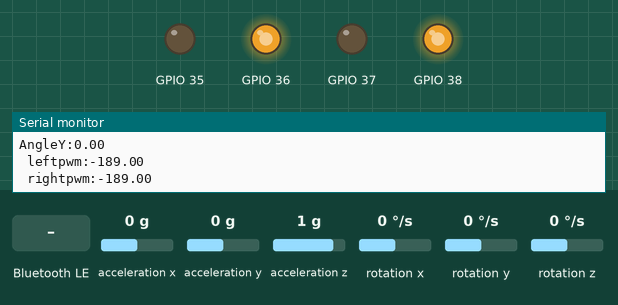
This sketch was run on a simulated ESP32-S3. Shown: output pins drawn as LEDs (lit = HIGH), the last lines printed to the serial monitor. Inputs (shaded band) come from the test bench; at power-on: acceleration x 0 g, rotation y 0 °/s, acceleration y 0 g, acceleration z 1 g, rotation x 0 °/s, rotation z 0 °/s. Nothing arrives over Bluetooth unless stated; a phone connects over Bluetooth LE 3 s after start.

Above: at 9.25 s.
9.3 s: acceleration x set to -0.8 g
At 9.8 s:
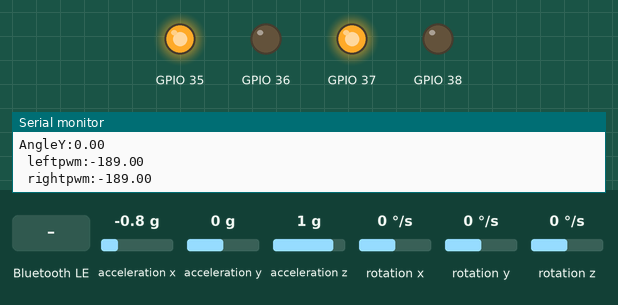
10.8 s: acceleration x set to 0 g
At 11.25 s:
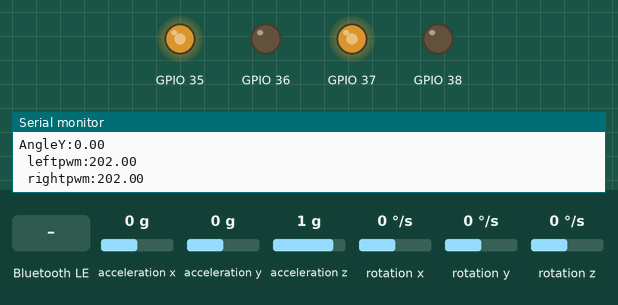
13.8 s: rotation y set to 100 °/s
15.4 s: Bluetooth LE write "u" received
At 16.3 s:
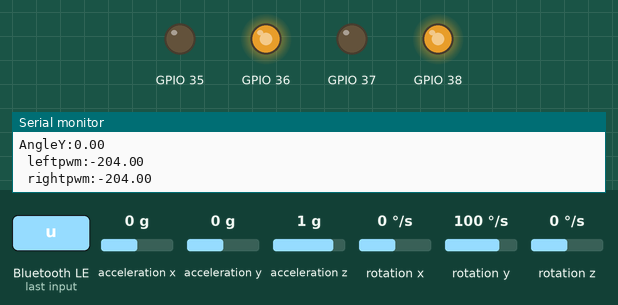
16.9 s: Bluetooth LE write "0" received
At 17.4 s:
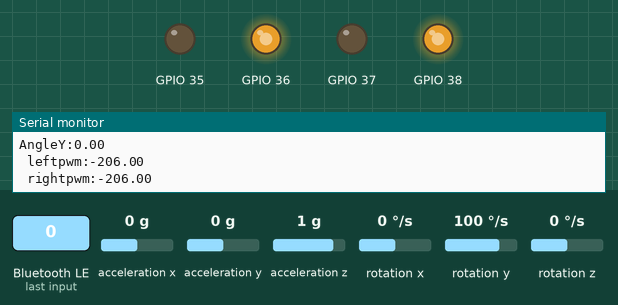
Timing chart, 0 to 19.4 s (numbered marks = the images above; inputs shaded):
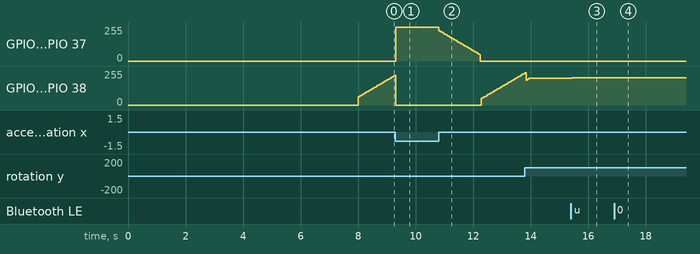

The sketch:

final.ino
```cpp
#include <MPU6050_tockn.h>
#include <Wire.h>
#include <Arduino.h>
#include <NimBLEDevice.h>
#include "blueuart.h"

#include "config.h"
#include "MotorDriver.h"
#include "Imureader.h"
#include "BalanceController.h"
#include "Turncontroller.h"
#include "commandcontrol.h"

static MotorDriver motor(IN1, IN2, IN3, IN4, left_motor_offset, right_motor_offset);
static Imureader mpu;
static BalanceController balancer;
static Turncontroller turner;
static commandcontrol commander(balancer, turner, mpu);

void debug_serial(){
  static unsigned long t = 0;
  if (millis() - t <= 1000) return;
  t = millis();

  Serial.print("AngleY:");
  Serial.println(mpu.getAngleY());
  Serial.print(" leftpwm:");
  Serial.println(motor.lastLeft());
  Serial.print(" rightpwm:");
  Serial.println(motor.lastRight());
}

void setup(){
    Serial.begin(115200);
    delay(5000);
    BleUart::begin("ESP32S3-BLE");
    motor.begin();
    mpu.begin(SDA_PIN, SCL_PIN);
    balancer.setKeepAngle(1.2);
}

void loop(){
    commander.getandhandleonechar(); // read instructions from bluetooth
    mpu.update();
    float vertical_pwm = balancer.computeverticalPWM(mpu.getAngleY(), mpu.getGyroY());
    float turn_pwm = turner.computeTurnPWM(mpu.getGyroZ());

    if (balancer.Bias() > 45 || balancer.Bias() < -45) {// fall down
        motor.combinedcontrol(0, 0);
        balancer.resetIntegrate();
    } else {
        motor.combinedcontrol(vertical_pwm, turn_pwm);
    }
    debug_serial();
}
```

BalanceController.cpp
```cpp
#include "BalanceController.h"

void BalanceController::setKeepAngle(float angle) {
    keep_angle_ = angle;
}

float BalanceController::KeepAngle() const {
    return keep_angle_;
}

float BalanceController::computeverticalPWM(float angley, float gyro_y) {
    bias_ = angley - keep_angle_;
    integrate_ += bias_;
    integrate_ = constrain(integrate_, -1000, 1000);
    output_ = Kp * bias_ + Ki * integrate_ + Kd * gyro_y;
    return output_;
}

float BalanceController::Bias() const {
    return bias_;
}

void BalanceController::resetIntegrate() {
    integrate_ = 0;
}
```

BalanceController.h
```cpp
#pragma once
#include <Arduino.h>

class BalanceController {
    private:
    float keep_angle_ = 0;
    float bias_ = 0;
    float integrate_ = 0;
    float output_ = 0;

    public:
    float Kp = 14;
    float Ki = 0.2;
    float Kd = 0.6;

    void setKeepAngle(float angle);
    float KeepAngle() const;
    float computeverticalPWM(float angley, float gyro_y);
    float Bias() const;
    void resetIntegrate();
};
```

Imureader.cpp
```cpp
#include "Imureader.h"

Imureader::Imureader(): mpu_(Wire) {}

void Imureader::begin(int sda_pin, int scl_pin) {
    Wire.begin(sda_pin, scl_pin);
    mpu_.begin();
    mpu_.calcGyroOffsets(true);
}

void Imureader::update() {
    mpu_.update();
    angleX_ = mpu_.getAngleX();
    angleY_ = mpu_.getAngleY();
    angleZ_ = mpu_.getAngleZ();
    gyroX_  = mpu_.getGyroX();
    gyroY_  = mpu_.getGyroY();
    gyroZ_  = mpu_.getGyroZ();
}

float Imureader::getAngleY() const { return angleY_; }
float Imureader::getAngleZ() const { return angleZ_; }
float Imureader::getGyroY() const { return gyroY_; }
float Imureader::getGyroZ() const { return gyroZ_; }
```

Imureader.h
```cpp
#pragma once
#include <Arduino.h>
#include <Wire.h>
#include <MPU6050_tockn.h>

class Imureader{
    private:
    MPU6050 mpu_;
    float angleX_ = 0;
    float angleY_ = 0;
    float angleZ_ = 0;
    float gyroX_  = 0;
    float gyroY_  = 0;
    float gyroZ_  = 0;

    public:
    Imureader();
    void begin(int sda_pin, int scl_pin);
    void update();

    float getAngleY() const;
    float getAngleZ() const;
    float getGyroY() const;
    float getGyroZ() const;
};
```

Turncontroller.cpp
```cpp
#include "Turncontroller.h"

float Turncontroller::computeTurnPWM(float gyro_z) {
    output_ = turn_Kp * (gyro_z - turn_speed);
    return output_;
}
```

Turncontroller.h
```cpp
#pragma once
#include <Arduino.h>

class Turncontroller {
    private:
    float output_ = 0;

    public:
    float turn_Kp = 0;
    float turn_speed = 0;

    float computeTurnPWM(float gyro_z);
};
```

blueuart.cpp
```cpp
#include "blueuart.h"
#include <NimBLEDevice.h>

// UUID
static const char* SERVICE_UUID = "12345678-1234-1234-1234-1234567890ab";
static const char* RX_UUID      = "12345678-1234-1234-1234-1234567890ac";
static const char* TX_UUID      = "12345678-1234-1234-1234-1234567890ad";

static NimBLECharacteristic* txChar = nullptr;
static bool deviceConnected = false;

// 消息缓存（手机->ESP32）
static String rxBuf;
static volatile bool hasRx = false;

class ServerCallbacks : public NimBLEServerCallbacks {
  void onConnect(NimBLEServer*, NimBLEConnInfo&) override {
    deviceConnected = true;
    Serial.println("BLE connected");
  }
  void onDisconnect(NimBLEServer*, NimBLEConnInfo&, int) override {
    deviceConnected = false;
    Serial.println("BLE disconnected, advertising again...");
    NimBLEDevice::startAdvertising();
  }
};

class RxCallbacks : public NimBLECharacteristicCallbacks {
  void onWrite(NimBLECharacteristic* c, NimBLEConnInfo&) override {
    std::string s = c->getValue();
    if (s.empty()) return;

    rxBuf = String(s.c_str());
    hasRx = true;

    // Serial.print("RX from phone: ");
    // Serial.println(rxBuf);//返回给电脑串口

    // 可选：回显（返回给手机）
    // if (txChar && deviceConnected) {
    //   txChar->setValue((uint8_t*)s.data(), s.size());
    //   txChar->notify();
    // }
  }
};

namespace BleUart {

void begin(const char* deviceName) {
  NimBLEDevice::init(deviceName);

  NimBLEServer* server = NimBLEDevice::createServer();
  server->setCallbacks(new ServerCallbacks());

  NimBLEService* svc = server->createService(SERVICE_UUID);

  txChar = svc->createCharacteristic(TX_UUID, NIMBLE_PROPERTY::NOTIFY);

  NimBLECharacteristic* rxChar = svc->createCharacteristic(
    RX_UUID, NIMBLE_PROPERTY::WRITE | NIMBLE_PROPERTY::WRITE_NR
  );
  rxChar->setCallbacks(new RxCallbacks());

  svc->start();

  NimBLEAdvertising* adv = NimBLEDevice::getAdvertising();
  adv->addServiceUUID(SERVICE_UUID);
  adv->start();

  Serial.println("BLE ready.");
}

bool connected() {
  return deviceConnected;
}

bool available() {
  return hasRx;
}

String read() {
  if (!hasRx) return "";
  hasRx = false;
  return rxBuf;
}

bool send(const String& s) {
  if (!deviceConnected || !txChar) return false;
  if (s.length() == 0) return false;

  txChar->setValue(s.c_str());
  txChar->notify();
  return true;
}

} // namespace BleUart
```

blueuart.h
```cpp
#pragma once
#include <Arduino.h>

namespace BleUart {
  void begin(const char* deviceName);
  bool connected();

  // 手机->ESP32：是否有新消息
  bool available();
  String read();          // 读取并清空“新消息”标志（读一次消费一次）

  // ESP32->手机：发送通知
  bool send(const String& s);
}
```

commandcontrol.cpp
```cpp
#include "commandcontrol.h"

commandcontrol::commandcontrol(BalanceController& balancer, Turncontroller& turner, Imureader& mpu)
    : balancer_(balancer), turner_(turner), mpu_(mpu) {}

void commandcontrol::begin() {} //蓝牙已经在setup中初始化

void commandcontrol::getandhandleonechar(){
    if (BleUart::available()){
        char data = BleUart::read().charAt(0);
        handleonechar(data);

        if (balancer_.Kp<0){
            balancer_.Kp=0;
        }
        if (balancer_.Kd<0){
            balancer_.Kd=0;
        }
        if (balancer_.Ki<0){
            balancer_.Ki=0;
        }

        String msg="ka:"+String(balancer_.KeepAngle(),2)+
                   " Kp:"+String(balancer_.Kp,2)+
                   " Ki:"+String(balancer_.Ki,3)+
                   " Kd:"+String(balancer_.Kd,2)+
                   " tKp:"+String(turner_.turn_Kp,2)+
                   "a:"+String(mpu_.getAngleY())+
                   "w:"+String(mpu_.getGyroY())+"\n";

        BleUart::send(msg);
    }
}

void commandcontrol::handleonechar(char data){
    switch(data){
        case 'u': this->balancer_.setKeepAngle(this->balancer_.KeepAngle() + 0.2); break;
        case 'd': this->balancer_.setKeepAngle(this->balancer_.KeepAngle() - 0.2); break;
        case '0': this->balancer_.Kp += 1; break;
        case '1': this->balancer_.Kp -= 1; break;
        case '2': this->balancer_.Ki += 0.1; break;
        case '3': this->balancer_.Ki -= 0.1; break;
        case '4': this->balancer_.Kd += 0.1; break;
        case '5': this->balancer_.Kd -= 0.1; break;
        case '6': this->turner_.turn_Kp += 0.1; break;
        case '7': this->turner_.turn_Kp -= 0.1; break;
        case 's': this->balancer_.setKeepAngle(raw_balance_angle); break;
        case 'a': this->balancer_.setKeepAngle(raw_balance_angle + energy); break;
        case 'b': this->balancer_.setKeepAngle(raw_balance_angle - energy); break;
        case 'l': this->turner_.turn_speed = turn_energy; break;
        case 'r': this->turner_.turn_speed = -turn_energy; break;
        case 'n': this->turner_.turn_speed = 0; break;
        case 'p': this->balancer_.resetIntegrate(); break;
    }
}
```

commandcontrol.h
```cpp
#pragma once
#include <Arduino.h>
#include "blueuart.h"
#include "BalanceController.h"
#include "Turncontroller.h"
#include "Imureader.h"

class commandcontrol{
    public:
    commandcontrol(BalanceController& balancer, Turncontroller& turner, Imureader& mpu);

    void begin(); //蓝牙已经在setup中初始化
    void getandhandleonechar();

    private:
    void handleonechar(char data);

    BalanceController& balancer_;
    Turncontroller& turner_;
    Imureader& mpu_;

    float raw_balance_angle = 1.2; //初始平衡角度
    float energy = 8; //前进能量
    float turn_energy = 300; //转弯能量
};
```

config.h
```cpp
#pragma once
#include <Arduino.h>

#define IN1 35
#define IN2 36
#define IN3 37
#define IN4 38

static const int SDA_PIN = 13;
static const int SCL_PIN = 14;

static const int left_motor_offset = 45;
static const int right_motor_offset = 45;
```

MotorDriver.cpp
```cpp
#include "MotorDriver.h"

MotorDriver::MotorDriver(int in1, int in2, int in3, int in4, int leftOffset, int rightOffset)
    : in1_(in1), in2_(in2), in3_(in3), in4_(in4), LeftOffset_(leftOffset), RightOffset_(rightOffset) {}

void MotorDriver::begin() {
    pinMode(in1_, OUTPUT);
    pinMode(in2_, OUTPUT);
    pinMode(in3_, OUTPUT);
    pinMode(in4_, OUTPUT);
    // stop();
}

void MotorDriver::Conductmotor(float leftEN, float rightEN) {
    leftEN = constrain(leftEN, -255, 255);
    rightEN = constrain(rightEN, -255, 255);

    if  (leftEN==0){
        analogWrite(in1_,0);
        analogWrite(in2_,0);
    }
    if (leftEN<0){
        analogWrite(in1_,0);
        analogWrite(in2_,-leftEN);
    }
    if (leftEN>0){
        analogWrite(in1_,leftEN);
        analogWrite(in2_,0);
    }

    if  (rightEN==0){
        analogWrite(in3_,0);
        analogWrite(in4_,0);
    }
    if (rightEN<0){
        analogWrite(in3_,0);
        analogWrite(in4_,-rightEN);
    }
    if(rightEN>0){
        analogWrite(in3_,rightEN);
        analogWrite(in4_,0);
    }
}

void MotorDriver::combinedcontrol(int vertical_pwm, int turn_pwm) {
    float L_pwm, R_pwm;

    if (vertical_pwm >0){
        L_pwm = vertical_pwm + LeftOffset_;
        R_pwm = vertical_pwm + RightOffset_;
    }
    if(vertical_pwm <0){
        L_pwm = vertical_pwm - LeftOffset_;
        R_pwm = vertical_pwm - RightOffset_;
    }
    if (vertical_pwm ==0){
        L_pwm = 0;
        R_pwm = 0;
    }

    L_pwm -= turn_pwm;
    R_pwm += turn_pwm;

    L_pwm = constrain(L_pwm, -255, 255);
    R_pwm = constrain(R_pwm, -255, 255);

    this->lastLeft_ = L_pwm;
    this->lastRight_ = R_pwm;

    Conductmotor(L_pwm, R_pwm);
}

float MotorDriver::lastLeft(){
    return lastLeft_;
}
float MotorDriver::lastRight(){
    return lastRight_;
}
```

MotorDriver.h
```cpp
#pragma once
#include <Arduino.h>

class MotorDriver {
    private:
    int in1_, in2_, in3_, in4_;
    int LeftOffset_, RightOffset_;
    int lastLeft_  = 0;
    int lastRight_ = 0;

    public:
    MotorDriver(int in1, int in2, int in3, int in4, int leftOffset, int rightOffset);

    void begin();
    void Conductmotor(float leftEN, float rightEN);
    void combinedcontrol(int vertical_pwm, int turn_pwm);

    float lastLeft();
    float lastRight();
};
```

Measured:
- after the input at 9.3 s, GPIO 35, GPIO 37: 0/255 → 255/255 at once
- after the input at 10.8 s, GPIO 35, GPIO 37: moves from 255/255 to 0/255 over 1.4 s, starting at once; GPIO 36, GPIO 38: moves from 0/255 to 241/255 over 1.5 s, starting after 1.5 s
- after the input at 15.4 s, GPIO 36, GPIO 38: 201/255 → 204/255 after 0.05 s
- after the input at 16.9 s, GPIO 36, GPIO 38: 204/255 → 206/255 after 0.05 s
